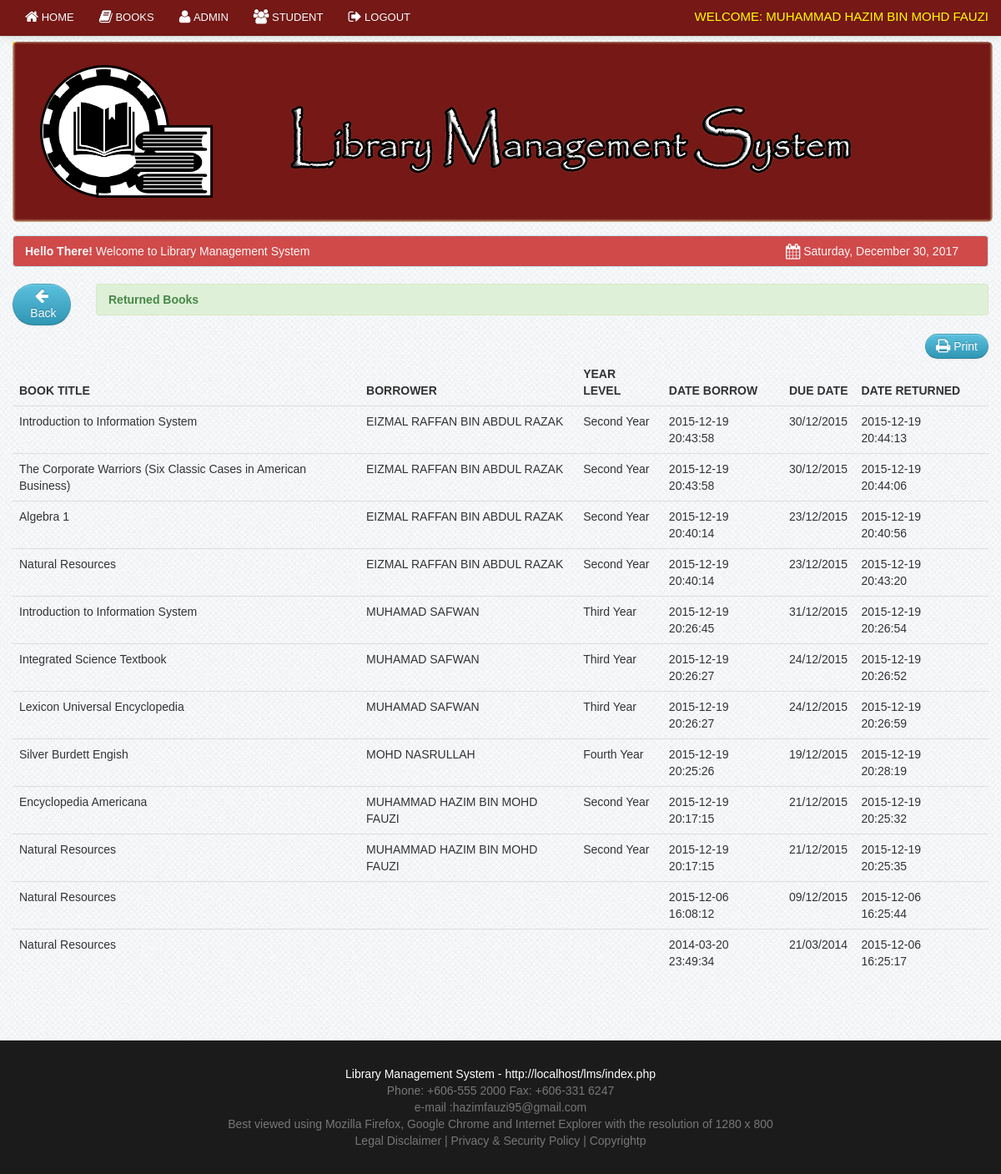
The app's page /member/return.php (signed in) with its own data.
### tables this page shows
CREATE TABLE `member` (
  `member_id` int(11) NOT NULL,
  `matric_no` varchar(100) NOT NULL,
  `name` varchar(100) NOT NULL,
  `ic_number` varchar(12) NOT NULL,
  `password` varchar(20) NOT NULL,
  `gender` varchar(10) NOT NULL,
  `address` varchar(100) NOT NULL,
  `contact` varchar(100) NOT NULL,
  `year_level` varchar(100) NOT NULL,
  `level` varchar(5) NOT NULL,
  `status` varchar(10) NOT NULL
);

CREATE TABLE `borrow` (
  `borrow_id` int(11) NOT NULL,
  `member_id` bigint(50) NOT NULL,
  `date_borrow` varchar(100) NOT NULL,
  `due_date` varchar(100) DEFAULT NULL
);

CREATE TABLE `book` (
  `book_id` int(11) NOT NULL,
  `book_title` varchar(100) NOT NULL,
  `category_id` varchar(50) NOT NULL,
  `author` varchar(50) NOT NULL,
  `book_copies` int(11) NOT NULL,
  `book_pub` varchar(100) NOT NULL,
  `publisher_name` varchar(100) NOT NULL,
  `copyright_year` int(11) NOT NULL
);

CREATE TABLE `borrowdetails` (
  `borrow_details_id` int(11) NOT NULL,
  `book_id` int(11) NOT NULL,
  `borrow_id` int(11) NOT NULL,
  `borrow_status` varchar(50) NOT NULL,
  `date_return` varchar(100) NOT NULL
);

### member/session.php (called while the page is built, shortened)
<?php
$session_id=$_SESSION['id'];
?>

### member/return.php (the view, shortened to what this page needs)
<?php include('header.php'); ?>
<?php include('session.php'); ?>
<?php include('admin_navbar.php'); ?>
    <div class="container">
		<div class="margin-top">
			<div class="row">
             <?php include('head.php'); ?>
                    <div class="span1">
                        <p><a href="admin_books.php" class="btn btn-info"><i class="icon-arrow-left icon-large"></i>&nbsp;Back</a></p>	</div>
                    <div class="span11">
						<div class="alert alert-success"><strong>Returned Books</strong></div></div>
				<div class="span12">
                            <table cellpadding="0" cellspacing="0" border="0" class="table" id="example">
								<div class="pull-right">
								<a href="" onclick="window.print()" class="btn btn-info"><i class="icon-print icon-large"></i> Print</a>
								</div>
                                <thead>
                                    <tr>
                                        <th>Book title</th>
                                        <th>Borrower</th>
                                        <th>Year Level</th>
                                        <th>Date Borrow</th>
                                        <th>Due Date</th>
                                        <th>Date Returned</th>
                                    </tr>
                                </thead>
                                <tbody>
                                  <?php  $user_query=mysql_query("select * from borrow
								LEFT JOIN member ON borrow.member_id = member.member_id
								LEFT JOIN borrowdetails ON borrow.borrow_id = borrowdetails.borrow_id
								LEFT JOIN book on borrowdetails.book_id =  book.book_id
								where borrowdetails.borrow_status = 'returned'ORDER BY borrow.borrow_id DESC
								  ")or die(mysql_error());
									while($row=mysql_fetch_array($user_query)){
									$id=$row['borrow_id'];
									?>
									<tr class="del<?php echo $id ?>">
                                    <td><?php echo $row['book_title']; ?></td>
                                    <td><?php echo $row['name']; ?></td>
                                    <td><?php echo $row['year_level']; ?></td>
									<td><?php echo $row['date_borrow']; ?></td>
                                    <td><?php echo $row['due_date']; ?> </td>
									<td><?php echo $row['date_return']; ?> </td>
                                    <td></td>
                                    </tr>
									<?php  }  ?>
                                </tbody>
                            </table>
			</div>
			</div>
		</div>
    </div>
<?php include('footer.php') ?>

### member/admin_navbar.php (shortened to what this page needs)
 <div class="navbar navbar-fixed-top navbar-inverse">
       <div class="navbar-inner">
           <div class="container">
               <div class="nav-collapse collapse">
<ul class="nav">
<li><a href="admin_dashboard.php"><i class="icon-home icon-large"></i>&nbsp;Home</a></li>
               <li><a href="admin_books.php"><i class="icon-book icon-large"></i>&nbsp;Books</a></li>
               <li><a href="admin.php"><i class="icon-user icon-large"></i>&nbsp;Admin</a></li>
               <li><a href="admin_student.php"><i class="icon-group icon-large"></i>&nbsp;Student</a></li>
   <li><a href="logout.php"><i class="icon-signout icon-large"></i>&nbsp;Logout</a></li>
</ul>
 <div class="pull-right">
	<div class="admin">Welcome:
                   <?php
	$query = mysql_query("select name from member where member_id = '$session_id'")or die(mysql_error());
	$row=mysql_fetch_array($query);
	echo $row[0];
	?>
                   </div>
                </div>
               </div>
           </div>
       </div>
   </div>

### css/docs.css (style rules this page uses)
body { font-family:'TR Century Gothic',Helvetica,Arial,sans-serif !important; }
.btn { border-radius: 25px !important; }
.alert { text-shadow: none; }
th { text-transform:uppercase; }
.nav li a { text-transform:uppercase; }
.admin { color: yellow; font-size: 15px; margin-top: 10px; text-transform: uppercase; }
.margin-top { margin-top:50px; }
body { background: url(../img/grid_noise.png); position: relative; }
body > .navbar { font-size: 13px; }

### css/print.css (style rules this page uses)
.navbar { display:none; }
th { text-align:left; }
td { text-align:left; border-top:1px solid; padding:2px; }
.btn { display:none; }
.alert { display:none; }
body { font-family:arial; font-size:13px; }
.nav { display:none; }

### records on screen
member: name "MUHAMMAD HAZIM BIN MOHD FAUZI"
borrow: book.book_title "Introduction to Information System", member.name "EIZMAL RAFFAN BIN ABDUL RAZAK", member.year_level "Second Year", date_borrow "2015-12-19 20:43:58", due_date "30/12/2015", borrowdetails.date_return "2015-12-19 20:44:13", book.book_title "The Corporate Warriors (Six Classic Cases in American Business)", borrowdetails.date_return "2015-12-19 20:44:06"
borrow: book.book_title "Algebra 1", member.name "EIZMAL RAFFAN BIN ABDUL RAZAK", member.year_level "Second Year", date_borrow "2015-12-19 20:40:14", due_date "23/12/2015", borrowdetails.date_return "2015-12-19 20:40:56", book.book_title "Natural Resources", borrowdetails.date_return "2015-12-19 20:43:20"
borrow: book.book_title "Introduction to Information System", member.name "MUHAMAD SAFWAN", member.year_level "Third Year", date_borrow "2015-12-19 20:26:45", due_date "31/12/2015", borrowdetails.date_return "2015-12-19 20:26:54"
borrow: book.book_title "Integrated Science Textbook", member.name "MUHAMAD SAFWAN", member.year_level "Third Year", date_borrow "2015-12-19 20:26:27", due_date "24/12/2015", borrowdetails.date_return "2015-12-19 20:26:52", book.book_title "Lexicon Universal Encyclopedia", borrowdetails.date_return "2015-12-19 20:26:59"
borrow: book.book_title "Silver Burdett Engish", member.name "MOHD NASRULLAH", member.year_level "Fourth Year", date_borrow "2015-12-19 20:25:26", due_date "19/12/2015", borrowdetails.date_return "2015-12-19 20:28:19"
borrow: book.book_title "Encyclopedia Americana", member.name "MUHAMMAD HAZIM BIN MOHD FAUZI", member.year_level "Second Year", date_borrow "2015-12-19 20:17:15", due_date "21/12/2015", borrowdetails.date_return "2015-12-19 20:25:32", book.book_title "Natural Resources", borrowdetails.date_return "2015-12-19 20:25:35"
borrowdetails: book.book_title "Natural Resources", borrow.date_borrow "2015-12-06 16:08:12", borrow.due_date "09/12/2015", date_return "2015-12-06 16:25:44"
borrowdetails: book.book_title "Natural Resources", borrow.date_borrow "2014-03-20 23:49:34", borrow.due_date "21/03/2014", date_return "2015-12-06 16:25:17"
